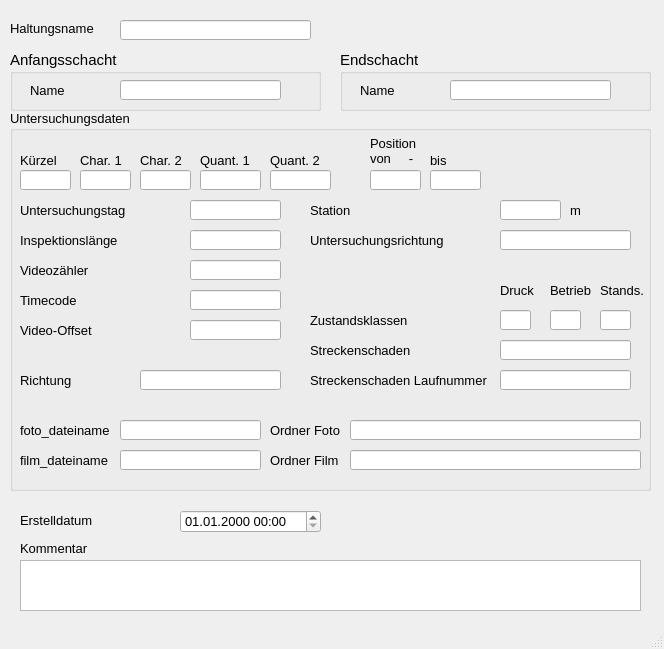
<?xml version="1.0" encoding="UTF-8"?>
<ui version="4.0">
 <class>MainWindow</class>
 <widget class="QMainWindow" name="MainWindow">
  <property name="geometry">
   <rect>
    <x>0</x>
    <y>0</y>
    <width>664</width>
    <height>649</height>
   </rect>
  </property>
  <property name="sizePolicy">
   <sizepolicy hsizetype="Preferred" vsizetype="Preferred">
    <horstretch>0</horstretch>
    <verstretch>0</verstretch>
   </sizepolicy>
  </property>
  <property name="minimumSize">
   <size>
    <width>664</width>
    <height>523</height>
   </size>
  </property>
  <property name="baseSize">
   <size>
    <width>0</width>
    <height>0</height>
   </size>
  </property>
  <property name="font">
   <font>
    <family>Tahoma</family>
    <pointsize>10</pointsize>
   </font>
  </property>
  <property name="windowTitle">
   <string>MainWindow</string>
  </property>
  <widget class="QWidget" name="centralwidget">
   <widget class="QLabel" name="label">
    <property name="geometry">
     <rect>
      <x>10</x>
      <y>20</y>
      <width>131</width>
      <height>16</height>
     </rect>
    </property>
    <property name="font">
     <font>
      <family>Tahoma</family>
      <pointsize>10</pointsize>
     </font>
    </property>
    <property name="text">
     <string>Haltungsname</string>
    </property>
   </widget>
   <widget class="QLineEdit" name="untersuchhal">
    <property name="geometry">
     <rect>
      <x>120</x>
      <y>20</y>
      <width>191</width>
      <height>20</height>
     </rect>
    </property>
    <property name="font">
     <font>
      <family>Tahoma</family>
      <pointsize>10</pointsize>
     </font>
    </property>
   </widget>
   <widget class="QGroupBox" name="groupBox_2">
    <property name="geometry">
     <rect>
      <x>10</x>
      <y>110</y>
      <width>641</width>
      <height>381</height>
     </rect>
    </property>
    <property name="font">
     <font>
      <family>Tahoma</family>
      <pointsize>10</pointsize>
     </font>
    </property>
    <property name="title">
     <string>Untersuchungsdaten</string>
    </property>
    <widget class="QLineEdit" name="untersuchrichtung">
     <property name="geometry">
      <rect>
       <x>490</x>
       <y>120</y>
       <width>131</width>
       <height>20</height>
      </rect>
     </property>
     <property name="toolTip">
      <string>&lt;html&gt;&lt;head/&gt;&lt;body&gt;&lt;p&gt;&lt;span style=&quot; font-size:10pt;&quot;&gt;vorgegebene Haltungslänge, falls diese nicht automatisch berechnet werden soll&lt;/span&gt;&lt;/p&gt;&lt;/body&gt;&lt;/html&gt;</string>
     </property>
    </widget>
    <widget class="QLabel" name="label_17">
     <property name="geometry">
      <rect>
       <x>300</x>
       <y>120</y>
       <width>151</width>
       <height>21</height>
      </rect>
     </property>
     <property name="text">
      <string>Untersuchungsrichtung</string>
     </property>
    </widget>
    <widget class="QLabel" name="label_23">
     <property name="geometry">
      <rect>
       <x>10</x>
       <y>40</y>
       <width>151</width>
       <height>21</height>
      </rect>
     </property>
     <property name="text">
      <string>Kürzel</string>
     </property>
    </widget>
    <widget class="QLabel" name="label_24">
     <property name="geometry">
      <rect>
       <x>70</x>
       <y>40</y>
       <width>51</width>
       <height>21</height>
      </rect>
     </property>
     <property name="text">
      <string>Char. 1</string>
     </property>
    </widget>
    <widget class="QLabel" name="label_25">
     <property name="geometry">
      <rect>
       <x>130</x>
       <y>40</y>
       <width>51</width>
       <height>21</height>
      </rect>
     </property>
     <property name="text">
      <string>Char. 2</string>
     </property>
    </widget>
    <widget class="QLabel" name="label_26">
     <property name="geometry">
      <rect>
       <x>190</x>
       <y>40</y>
       <width>61</width>
       <height>21</height>
      </rect>
     </property>
     <property name="text">
      <string>Quant. 1</string>
     </property>
    </widget>
    <widget class="QLabel" name="label_27">
     <property name="geometry">
      <rect>
       <x>260</x>
       <y>40</y>
       <width>61</width>
       <height>21</height>
      </rect>
     </property>
     <property name="text">
      <string>Quant. 2</string>
     </property>
    </widget>
    <widget class="QLabel" name="label_28">
     <property name="geometry">
      <rect>
       <x>300</x>
       <y>230</y>
       <width>161</width>
       <height>21</height>
      </rect>
     </property>
     <property name="text">
      <string>Streckenschaden</string>
     </property>
    </widget>
    <widget class="QLabel" name="label_29">
     <property name="geometry">
      <rect>
       <x>300</x>
       <y>260</y>
       <width>211</width>
       <height>21</height>
      </rect>
     </property>
     <property name="text">
      <string>Streckenschaden Laufnummer</string>
     </property>
    </widget>
    <widget class="QLineEdit" name="kuerzel">
     <property name="geometry">
      <rect>
       <x>10</x>
       <y>60</y>
       <width>51</width>
       <height>20</height>
      </rect>
     </property>
     <property name="toolTip">
      <string>&lt;html&gt;&lt;head/&gt;&lt;body&gt;&lt;p&gt;&lt;span style=&quot; font-size:10pt;&quot;&gt;vorgegebene Haltungslänge, falls diese nicht automatisch berechnet werden soll&lt;/span&gt;&lt;/p&gt;&lt;/body&gt;&lt;/html&gt;</string>
     </property>
    </widget>
    <widget class="QLineEdit" name="charakt1">
     <property name="geometry">
      <rect>
       <x>70</x>
       <y>60</y>
       <width>51</width>
       <height>20</height>
      </rect>
     </property>
     <property name="toolTip">
      <string>&lt;html&gt;&lt;head/&gt;&lt;body&gt;&lt;p&gt;&lt;span style=&quot; font-size:10pt;&quot;&gt;vorgegebene Haltungslänge, falls diese nicht automatisch berechnet werden soll&lt;/span&gt;&lt;/p&gt;&lt;/body&gt;&lt;/html&gt;</string>
     </property>
    </widget>
    <widget class="QLineEdit" name="charakt2">
     <property name="geometry">
      <rect>
       <x>130</x>
       <y>60</y>
       <width>51</width>
       <height>20</height>
      </rect>
     </property>
     <property name="toolTip">
      <string>&lt;html&gt;&lt;head/&gt;&lt;body&gt;&lt;p&gt;&lt;span style=&quot; font-size:10pt;&quot;&gt;vorgegebene Haltungslänge, falls diese nicht automatisch berechnet werden soll&lt;/span&gt;&lt;/p&gt;&lt;/body&gt;&lt;/html&gt;</string>
     </property>
    </widget>
    <widget class="QLineEdit" name="quantnr1">
     <property name="geometry">
      <rect>
       <x>190</x>
       <y>60</y>
       <width>61</width>
       <height>20</height>
      </rect>
     </property>
     <property name="toolTip">
      <string>&lt;html&gt;&lt;head/&gt;&lt;body&gt;&lt;p&gt;&lt;span style=&quot; font-size:10pt;&quot;&gt;vorgegebene Haltungslänge, falls diese nicht automatisch berechnet werden soll&lt;/span&gt;&lt;/p&gt;&lt;/body&gt;&lt;/html&gt;</string>
     </property>
    </widget>
    <widget class="QLineEdit" name="quantnr2">
     <property name="geometry">
      <rect>
       <x>260</x>
       <y>60</y>
       <width>61</width>
       <height>20</height>
      </rect>
     </property>
     <property name="toolTip">
      <string>&lt;html&gt;&lt;head/&gt;&lt;body&gt;&lt;p&gt;&lt;span style=&quot; font-size:10pt;&quot;&gt;vorgegebene Haltungslänge, falls diese nicht automatisch berechnet werden soll&lt;/span&gt;&lt;/p&gt;&lt;/body&gt;&lt;/html&gt;</string>
     </property>
    </widget>
    <widget class="QLineEdit" name="streckenschaden">
     <property name="geometry">
      <rect>
       <x>490</x>
       <y>230</y>
       <width>131</width>
       <height>20</height>
      </rect>
     </property>
     <property name="toolTip">
      <string>&lt;html&gt;&lt;head/&gt;&lt;body&gt;&lt;p&gt;&lt;span style=&quot; font-size:10pt;&quot;&gt;vorgegebene Haltungslänge, falls diese nicht automatisch berechnet werden soll&lt;/span&gt;&lt;/p&gt;&lt;/body&gt;&lt;/html&gt;</string>
     </property>
    </widget>
    <widget class="QLineEdit" name="streckenschaden_lfdnr">
     <property name="geometry">
      <rect>
       <x>490</x>
       <y>260</y>
       <width>131</width>
       <height>20</height>
      </rect>
     </property>
     <property name="toolTip">
      <string>&lt;html&gt;&lt;head/&gt;&lt;body&gt;&lt;p&gt;&lt;span style=&quot; font-size:10pt;&quot;&gt;vorgegebene Haltungslänge, falls diese nicht automatisch berechnet werden soll&lt;/span&gt;&lt;/p&gt;&lt;/body&gt;&lt;/html&gt;</string>
     </property>
    </widget>
    <widget class="QLabel" name="label_18">
     <property name="geometry">
      <rect>
       <x>360</x>
       <y>20</y>
       <width>61</width>
       <height>41</height>
      </rect>
     </property>
     <property name="text">
      <string>Position
von     -</string>
     </property>
    </widget>
    <widget class="QLabel" name="label_30">
     <property name="geometry">
      <rect>
       <x>420</x>
       <y>40</y>
       <width>31</width>
       <height>21</height>
      </rect>
     </property>
     <property name="text">
      <string>bis</string>
     </property>
    </widget>
    <widget class="QLabel" name="label_51">
     <property name="geometry">
      <rect>
       <x>10</x>
       <y>260</y>
       <width>81</width>
       <height>21</height>
      </rect>
     </property>
     <property name="text">
      <string>Richtung</string>
     </property>
    </widget>
    <widget class="QLineEdit" name="pos_von">
     <property name="geometry">
      <rect>
       <x>360</x>
       <y>60</y>
       <width>51</width>
       <height>20</height>
      </rect>
     </property>
     <property name="toolTip">
      <string>&lt;html&gt;&lt;head/&gt;&lt;body&gt;&lt;p&gt;&lt;span style=&quot; font-size:10pt;&quot;&gt;vorgegebene Haltungslänge, falls diese nicht automatisch berechnet werden soll&lt;/span&gt;&lt;/p&gt;&lt;/body&gt;&lt;/html&gt;</string>
     </property>
    </widget>
    <widget class="QLineEdit" name="pos_bis">
     <property name="geometry">
      <rect>
       <x>420</x>
       <y>60</y>
       <width>51</width>
       <height>20</height>
      </rect>
     </property>
     <property name="toolTip">
      <string>&lt;html&gt;&lt;head/&gt;&lt;body&gt;&lt;p&gt;&lt;span style=&quot; font-size:10pt;&quot;&gt;vorgegebene Haltungslänge, falls diese nicht automatisch berechnet werden soll&lt;/span&gt;&lt;/p&gt;&lt;/body&gt;&lt;/html&gt;</string>
     </property>
    </widget>
    <widget class="QLineEdit" name="richtung">
     <property name="geometry">
      <rect>
       <x>130</x>
       <y>260</y>
       <width>141</width>
       <height>20</height>
      </rect>
     </property>
     <property name="toolTip">
      <string>&lt;html&gt;&lt;head/&gt;&lt;body&gt;&lt;p&gt;&lt;span style=&quot; font-size:10pt;&quot;&gt;vorgegebene Haltungslänge, falls diese nicht automatisch berechnet werden soll&lt;/span&gt;&lt;/p&gt;&lt;/body&gt;&lt;/html&gt;</string>
     </property>
    </widget>
    <widget class="QLineEdit" name="station">
     <property name="geometry">
      <rect>
       <x>490</x>
       <y>90</y>
       <width>61</width>
       <height>20</height>
      </rect>
     </property>
     <property name="toolTip">
      <string>&lt;html&gt;&lt;head/&gt;&lt;body&gt;&lt;p&gt;&lt;span style=&quot; font-size:10pt;&quot;&gt;vorgegebene Haltungslänge, falls diese nicht automatisch berechnet werden soll&lt;/span&gt;&lt;/p&gt;&lt;/body&gt;&lt;/html&gt;</string>
     </property>
    </widget>
    <widget class="QLabel" name="label_34">
     <property name="geometry">
      <rect>
       <x>300</x>
       <y>90</y>
       <width>151</width>
       <height>21</height>
      </rect>
     </property>
     <property name="text">
      <string>Station</string>
     </property>
    </widget>
    <widget class="QLabel" name="label_32">
     <property name="geometry">
      <rect>
       <x>10</x>
       <y>340</y>
       <width>151</width>
       <height>21</height>
      </rect>
     </property>
     <property name="text">
      <string>film_dateiname</string>
     </property>
    </widget>
    <widget class="QLineEdit" name="ordner_bild">
     <property name="geometry">
      <rect>
       <x>340</x>
       <y>310</y>
       <width>291</width>
       <height>20</height>
      </rect>
     </property>
     <property name="toolTip">
      <string>&lt;html&gt;&lt;head/&gt;&lt;body&gt;&lt;p&gt;&lt;span style=&quot; font-size:10pt;&quot;&gt;vorgegebene Haltungslänge, falls diese nicht automatisch berechnet werden soll&lt;/span&gt;&lt;/p&gt;&lt;/body&gt;&lt;/html&gt;</string>
     </property>
    </widget>
    <widget class="QLineEdit" name="film_dateiname">
     <property name="geometry">
      <rect>
       <x>110</x>
       <y>340</y>
       <width>141</width>
       <height>20</height>
      </rect>
     </property>
     <property name="toolTip">
      <string>&lt;html&gt;&lt;head/&gt;&lt;body&gt;&lt;p&gt;&lt;span style=&quot; font-size:10pt;&quot;&gt;vorgegebene Haltungslänge, falls diese nicht automatisch berechnet werden soll&lt;/span&gt;&lt;/p&gt;&lt;/body&gt;&lt;/html&gt;</string>
     </property>
    </widget>
    <widget class="QLabel" name="label_33">
     <property name="geometry">
      <rect>
       <x>260</x>
       <y>310</y>
       <width>151</width>
       <height>21</height>
      </rect>
     </property>
     <property name="text">
      <string>Ordner Foto</string>
     </property>
    </widget>
    <widget class="QLineEdit" name="ordner_video">
     <property name="geometry">
      <rect>
       <x>340</x>
       <y>340</y>
       <width>291</width>
       <height>20</height>
      </rect>
     </property>
     <property name="toolTip">
      <string>&lt;html&gt;&lt;head/&gt;&lt;body&gt;&lt;p&gt;&lt;span style=&quot; font-size:10pt;&quot;&gt;vorgegebene Haltungslänge, falls diese nicht automatisch berechnet werden soll&lt;/span&gt;&lt;/p&gt;&lt;/body&gt;&lt;/html&gt;</string>
     </property>
    </widget>
    <widget class="QLabel" name="label_50">
     <property name="geometry">
      <rect>
       <x>260</x>
       <y>340</y>
       <width>151</width>
       <height>21</height>
      </rect>
     </property>
     <property name="text">
      <string>Ordner Film</string>
     </property>
    </widget>
    <widget class="QLineEdit" name="foto_dateiname">
     <property name="geometry">
      <rect>
       <x>110</x>
       <y>310</y>
       <width>141</width>
       <height>20</height>
      </rect>
     </property>
     <property name="toolTip">
      <string>&lt;html&gt;&lt;head/&gt;&lt;body&gt;&lt;p&gt;&lt;span style=&quot; font-size:10pt;&quot;&gt;vorgegebene Haltungslänge, falls diese nicht automatisch berechnet werden soll&lt;/span&gt;&lt;/p&gt;&lt;/body&gt;&lt;/html&gt;</string>
     </property>
    </widget>
    <widget class="QLabel" name="label_31">
     <property name="geometry">
      <rect>
       <x>10</x>
       <y>310</y>
       <width>151</width>
       <height>21</height>
      </rect>
     </property>
     <property name="text">
      <string>foto_dateiname</string>
     </property>
    </widget>
    <widget class="QLabel" name="label_19">
     <property name="geometry">
      <rect>
       <x>10</x>
       <y>150</y>
       <width>151</width>
       <height>21</height>
      </rect>
     </property>
     <property name="text">
      <string>Videozähler</string>
     </property>
    </widget>
    <widget class="QLabel" name="label_35">
     <property name="geometry">
      <rect>
       <x>10</x>
       <y>180</y>
       <width>151</width>
       <height>21</height>
      </rect>
     </property>
     <property name="text">
      <string>Timecode</string>
     </property>
    </widget>
    <widget class="QLabel" name="label_21">
     <property name="geometry">
      <rect>
       <x>10</x>
       <y>210</y>
       <width>151</width>
       <height>21</height>
      </rect>
     </property>
     <property name="text">
      <string>Video-Offset</string>
     </property>
    </widget>
    <widget class="QLineEdit" name="videozaehler">
     <property name="geometry">
      <rect>
       <x>180</x>
       <y>150</y>
       <width>91</width>
       <height>20</height>
      </rect>
     </property>
     <property name="toolTip">
      <string>&lt;html&gt;&lt;head/&gt;&lt;body&gt;&lt;p&gt;&lt;span style=&quot; font-size:10pt;&quot;&gt;vorgegebene Haltungslänge, falls diese nicht automatisch berechnet werden soll&lt;/span&gt;&lt;/p&gt;&lt;/body&gt;&lt;/html&gt;</string>
     </property>
    </widget>
    <widget class="QLineEdit" name="timecode">
     <property name="geometry">
      <rect>
       <x>180</x>
       <y>180</y>
       <width>91</width>
       <height>20</height>
      </rect>
     </property>
     <property name="toolTip">
      <string>&lt;html&gt;&lt;head/&gt;&lt;body&gt;&lt;p&gt;&lt;span style=&quot; font-size:10pt;&quot;&gt;vorgegebene Haltungslänge, falls diese nicht automatisch berechnet werden soll&lt;/span&gt;&lt;/p&gt;&lt;/body&gt;&lt;/html&gt;</string>
     </property>
    </widget>
    <widget class="QLineEdit" name="video_offset">
     <property name="geometry">
      <rect>
       <x>180</x>
       <y>210</y>
       <width>91</width>
       <height>20</height>
      </rect>
     </property>
     <property name="toolTip">
      <string>&lt;html&gt;&lt;head/&gt;&lt;body&gt;&lt;p&gt;&lt;span style=&quot; font-size:10pt;&quot;&gt;vorgegebene Haltungslänge, falls diese nicht automatisch berechnet werden soll&lt;/span&gt;&lt;/p&gt;&lt;/body&gt;&lt;/html&gt;</string>
     </property>
    </widget>
    <widget class="QLineEdit" name="inspektionslaenge">
     <property name="geometry">
      <rect>
       <x>180</x>
       <y>120</y>
       <width>91</width>
       <height>20</height>
      </rect>
     </property>
     <property name="toolTip">
      <string>&lt;html&gt;&lt;head/&gt;&lt;body&gt;&lt;p&gt;&lt;span style=&quot; font-size:10pt;&quot;&gt;vorgegebene Haltungslänge, falls diese nicht automatisch berechnet werden soll&lt;/span&gt;&lt;/p&gt;&lt;/body&gt;&lt;/html&gt;</string>
     </property>
    </widget>
    <widget class="QLabel" name="label_61">
     <property name="geometry">
      <rect>
       <x>10</x>
       <y>90</y>
       <width>151</width>
       <height>21</height>
      </rect>
     </property>
     <property name="font">
      <font>
       <family>Tahoma</family>
       <pointsize>10</pointsize>
      </font>
     </property>
     <property name="text">
      <string>Untersuchungstag</string>
     </property>
    </widget>
    <widget class="QLineEdit" name="untersuchtag">
     <property name="geometry">
      <rect>
       <x>180</x>
       <y>90</y>
       <width>91</width>
       <height>20</height>
      </rect>
     </property>
     <property name="font">
      <font>
       <family>Tahoma</family>
       <pointsize>10</pointsize>
      </font>
     </property>
     <property name="toolTip">
      <string>&lt;html&gt;&lt;head/&gt;&lt;body&gt;&lt;p&gt;Datum des Untersuchungstages&lt;/p&gt;&lt;/body&gt;&lt;/html&gt;</string>
     </property>
     <property name="statusTip">
      <string>Datum des Untersuchungstages</string>
     </property>
    </widget>
    <widget class="QLabel" name="label_20">
     <property name="geometry">
      <rect>
       <x>10</x>
       <y>120</y>
       <width>151</width>
       <height>21</height>
      </rect>
     </property>
     <property name="text">
      <string>Inspektionslänge</string>
     </property>
    </widget>
    <widget class="QLabel" name="label_2">
     <property name="geometry">
      <rect>
       <x>560</x>
       <y>90</y>
       <width>47</width>
       <height>21</height>
      </rect>
     </property>
     <property name="text">
      <string>m</string>
     </property>
    </widget>
    <widget class="QLabel" name="label_36">
     <property name="geometry">
      <rect>
       <x>300</x>
       <y>200</y>
       <width>111</width>
       <height>21</height>
      </rect>
     </property>
     <property name="text">
      <string>Zustandsklassen</string>
     </property>
    </widget>
    <widget class="QLabel" name="label_37">
     <property name="geometry">
      <rect>
       <x>540</x>
       <y>170</y>
       <width>41</width>
       <height>21</height>
      </rect>
     </property>
     <property name="text">
      <string>Betrieb</string>
     </property>
    </widget>
    <widget class="QLineEdit" name="ZD">
     <property name="geometry">
      <rect>
       <x>490</x>
       <y>200</y>
       <width>31</width>
       <height>20</height>
      </rect>
     </property>
     <property name="toolTip">
      <string>&lt;html&gt;&lt;head/&gt;&lt;body&gt;&lt;p&gt;&lt;span style=&quot; font-size:10pt;&quot;&gt;vorgegebene Haltungslänge, falls diese nicht automatisch berechnet werden soll&lt;/span&gt;&lt;/p&gt;&lt;/body&gt;&lt;/html&gt;</string>
     </property>
    </widget>
    <widget class="QLineEdit" name="ZB">
     <property name="geometry">
      <rect>
       <x>540</x>
       <y>200</y>
       <width>31</width>
       <height>20</height>
      </rect>
     </property>
     <property name="toolTip">
      <string>&lt;html&gt;&lt;head/&gt;&lt;body&gt;&lt;p&gt;&lt;span style=&quot; font-size:10pt;&quot;&gt;vorgegebene Haltungslänge, falls diese nicht automatisch berechnet werden soll&lt;/span&gt;&lt;/p&gt;&lt;/body&gt;&lt;/html&gt;</string>
     </property>
    </widget>
    <widget class="QLabel" name="label_38">
     <property name="geometry">
      <rect>
       <x>590</x>
       <y>170</y>
       <width>51</width>
       <height>21</height>
      </rect>
     </property>
     <property name="text">
      <string>Stands.</string>
     </property>
    </widget>
    <widget class="QLineEdit" name="ZS">
     <property name="geometry">
      <rect>
       <x>590</x>
       <y>200</y>
       <width>31</width>
       <height>20</height>
      </rect>
     </property>
     <property name="toolTip">
      <string>&lt;html&gt;&lt;head/&gt;&lt;body&gt;&lt;p&gt;&lt;span style=&quot; font-size:10pt;&quot;&gt;vorgegebene Haltungslänge, falls diese nicht automatisch berechnet werden soll&lt;/span&gt;&lt;/p&gt;&lt;/body&gt;&lt;/html&gt;</string>
     </property>
    </widget>
    <widget class="QLabel" name="label_39">
     <property name="geometry">
      <rect>
       <x>490</x>
       <y>170</y>
       <width>41</width>
       <height>21</height>
      </rect>
     </property>
     <property name="text">
      <string>Druck</string>
     </property>
    </widget>
   </widget>
   <widget class="QgsDateTimeEdit" name="createdat">
    <property name="geometry">
     <rect>
      <x>180</x>
      <y>510</y>
      <width>141</width>
      <height>23</height>
     </rect>
    </property>
    <property name="font">
     <font>
      <family>Tahoma</family>
      <pointsize>10</pointsize>
     </font>
    </property>
    <property name="currentSection">
     <enum>QDateTimeEdit::DaySection</enum>
    </property>
    <property name="displayFormat">
     <string>dd.MM.yyyy HH:mm</string>
    </property>
   </widget>
   <widget class="QLabel" name="label_71">
    <property name="geometry">
     <rect>
      <x>20</x>
      <y>510</y>
      <width>151</width>
      <height>21</height>
     </rect>
    </property>
    <property name="text">
     <string>Erstelldatum</string>
    </property>
   </widget>
   <widget class="QTextEdit" name="kommentar">
    <property name="geometry">
     <rect>
      <x>20</x>
      <y>560</y>
      <width>621</width>
      <height>51</height>
     </rect>
    </property>
    <property name="font">
     <font>
      <family>Tahoma</family>
      <pointsize>10</pointsize>
     </font>
    </property>
   </widget>
   <widget class="QLabel" name="label_22">
    <property name="geometry">
     <rect>
      <x>20</x>
      <y>540</y>
      <width>81</width>
      <height>16</height>
     </rect>
    </property>
    <property name="font">
     <font>
      <family>Tahoma</family>
      <pointsize>10</pointsize>
     </font>
    </property>
    <property name="text">
     <string>Kommentar</string>
    </property>
   </widget>
   <widget class="QGroupBox" name="groupBox_3">
    <property name="geometry">
     <rect>
      <x>340</x>
      <y>50</y>
      <width>311</width>
      <height>61</height>
     </rect>
    </property>
    <property name="font">
     <font>
      <family>Tahoma</family>
      <pointsize>11</pointsize>
     </font>
    </property>
    <property name="title">
     <string>Endschacht</string>
    </property>
    <widget class="QLabel" name="label_9">
     <property name="geometry">
      <rect>
       <x>20</x>
       <y>30</y>
       <width>71</width>
       <height>21</height>
      </rect>
     </property>
     <property name="font">
      <font>
       <family>Tahoma</family>
       <pointsize>10</pointsize>
      </font>
     </property>
     <property name="text">
      <string>Name</string>
     </property>
    </widget>
    <widget class="QLineEdit" name="schunten">
     <property name="geometry">
      <rect>
       <x>110</x>
       <y>30</y>
       <width>161</width>
       <height>20</height>
      </rect>
     </property>
     <property name="font">
      <font>
       <family>Tahoma</family>
       <pointsize>10</pointsize>
      </font>
     </property>
     <property name="toolTip">
      <string>&lt;html&gt;&lt;head/&gt;&lt;body&gt;&lt;p&gt;Name des unteren Schachts&lt;/p&gt;&lt;/body&gt;&lt;/html&gt;</string>
     </property>
     <property name="statusTip">
      <string>Name des unteren Schachts</string>
     </property>
    </widget>
   </widget>
   <widget class="QGroupBox" name="groupBox">
    <property name="geometry">
     <rect>
      <x>10</x>
      <y>50</y>
      <width>311</width>
      <height>61</height>
     </rect>
    </property>
    <property name="font">
     <font>
      <family>Tahoma</family>
      <pointsize>11</pointsize>
     </font>
    </property>
    <property name="title">
     <string>Anfangsschacht</string>
    </property>
    <widget class="QLabel" name="label_3">
     <property name="geometry">
      <rect>
       <x>20</x>
       <y>30</y>
       <width>91</width>
       <height>21</height>
      </rect>
     </property>
     <property name="font">
      <font>
       <family>Tahoma</family>
       <pointsize>10</pointsize>
      </font>
     </property>
     <property name="text">
      <string>Name</string>
     </property>
    </widget>
    <widget class="QLineEdit" name="schoben">
     <property name="geometry">
      <rect>
       <x>110</x>
       <y>30</y>
       <width>161</width>
       <height>20</height>
      </rect>
     </property>
     <property name="font">
      <font>
       <family>Tahoma</family>
       <pointsize>10</pointsize>
      </font>
     </property>
     <property name="toolTip">
      <string>&lt;html&gt;&lt;head/&gt;&lt;body&gt;&lt;p&gt;Name des oberen Schachts&lt;/p&gt;&lt;/body&gt;&lt;/html&gt;</string>
     </property>
     <property name="statusTip">
      <string>Name des oberen Schachts</string>
     </property>
    </widget>
   </widget>
  </widget>
  <widget class="QMenuBar" name="menubar">
   <property name="geometry">
    <rect>
     <x>0</x>
     <y>0</y>
     <width>664</width>
     <height>22</height>
    </rect>
   </property>
  </widget>
  <widget class="QStatusBar" name="statusbar"/>
 </widget>
 <customwidgets>
  <customwidget>
   <class>QgsDateTimeEdit</class>
   <extends>QDateTimeEdit</extends>
   <header>qgsdatetimeedit.h</header>
  </customwidget>
 </customwidgets>
 <tabstops>
  <tabstop>untersuchhal</tabstop>
  <tabstop>untersuchrichtung</tabstop>
  <tabstop>createdat</tabstop>
  <tabstop>kommentar</tabstop>
 </tabstops>
 <resources/>
 <connections/>
</ui>
